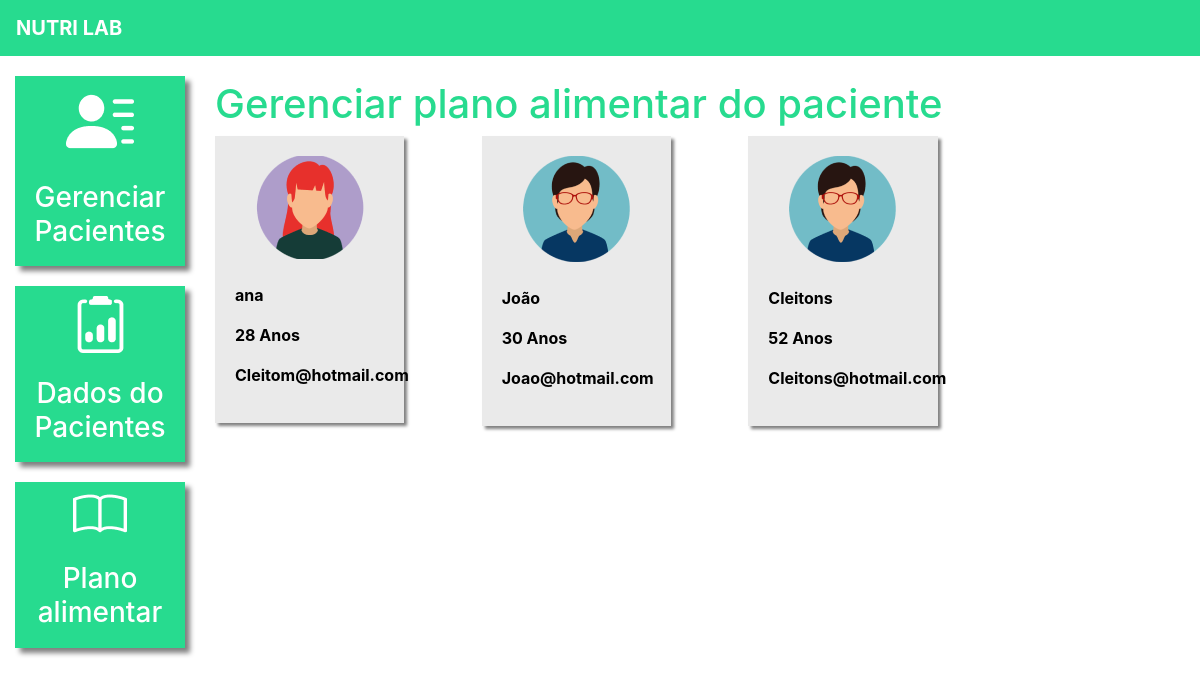
The page /plano_alimentar_listar/ (signed in) on the database as committed earlier.
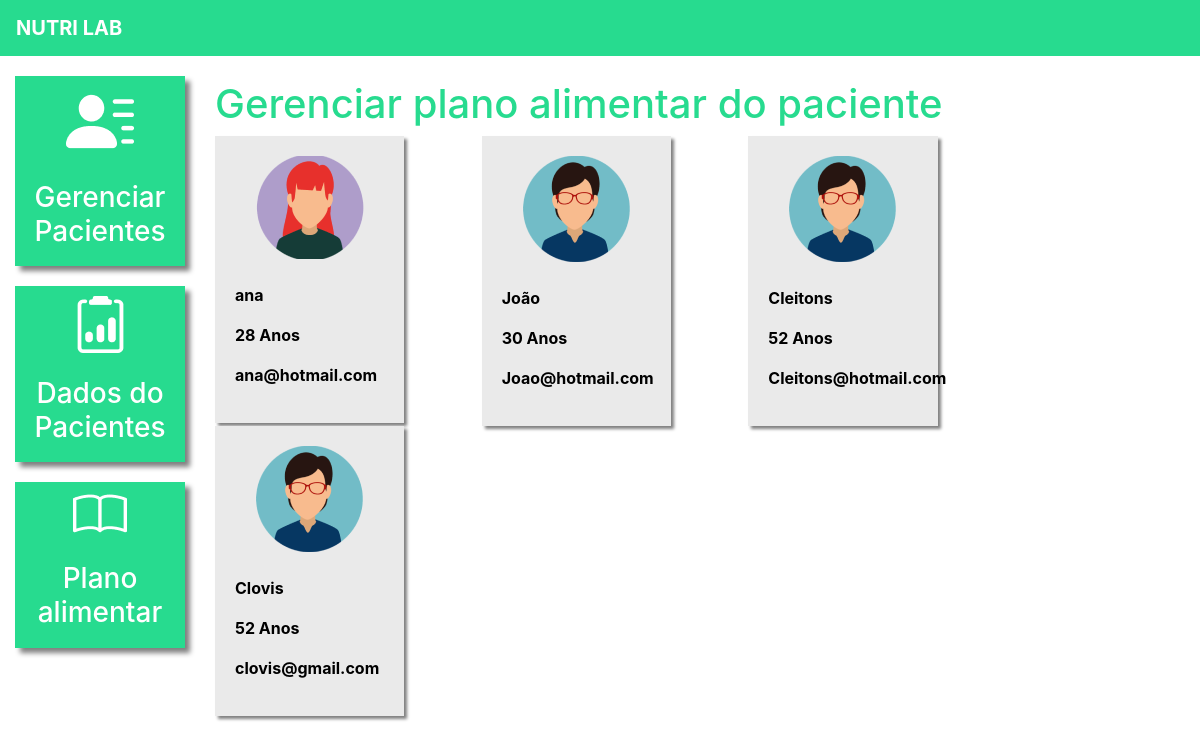
The same page on the database as committed later.
### plataforma/models.py (models this page shows, shortened)
class Pacientes(models.Model):
    choices_sexo = (('F', 'Feminino'),
                    ('M', 'Maculino'))
    nome = models.CharField(max_length=50)
    sexo = models.CharField(max_length=1, choices=choices_sexo)
    idade = models.IntegerField()
    email = models.EmailField()
    telefone = models.CharField(max_length=19)
    nutri = models.ForeignKey(User, on_delete=models.CASCADE)  # Se a nutricionista excluir sua conta, seus pacientes serão excluidos | SET_NULL = paciente ficaria sem nutricionista

### plataforma/views.py (the view)
# urls.py: path('plano_alimentar_listar/', views.plano_alimentar_listar, name="plano_alimentar_listar"),
def plano_alimentar_listar(request):
        if request.method == "GET":
            pacientes = Pacientes.objects.filter(nutri=request.user)
            return render(request, 'plano_alimentar_listar.html', {'pacientes': pacientes})

### plataforma/templates/plano_alimentar_listar.html (shortened to what this page needs)
{% extends 'base_plataforma.html' %}
{% load static %}
{% block 'plataforma' %}
    <br>
	<h1 class="titulo">Gerenciar plano alimentar do paciente</h1>
    <div  class="row">
        {% for paciente in pacientes%}
            <div class="col-md-4">
                <a href="{% url 'plano_alimentar' paciente.id %}" class="link-hover">  {% comment %} Redirecionar para a url que tem o html 'plano_alimentar', pois  {% endcomment %}
                    <div class="card-paciente">
                        <div class="foto-perfil">
                            {% if paciente.sexo == "M"%}
                                <img src="{% static 'plataforma/img/perfil2.png' %}">
                            {% else %}
                                <img src="{% static 'plataforma/img/perfil1.png' %}">
                            {% endif %}
                        </div>
                        <br>
                        <p class="dados">{{paciente.nome}}</p>
                        <p class="dados">{{paciente.idade}} Anos</p>
                        <p class="dados">{{paciente.email}}</p>
                    </div>
                </a>
            </div>
        {% endfor %}
    </div>
{% endblock%}

Rows that differ between the two databases and show on the page:
changed Pacientes "ana": email "Cleitom@hotmail.com" → "ana@hotmail.com"
added Pacientes: nome "Clovis", idade "52", email "clovis@gmail.com"
